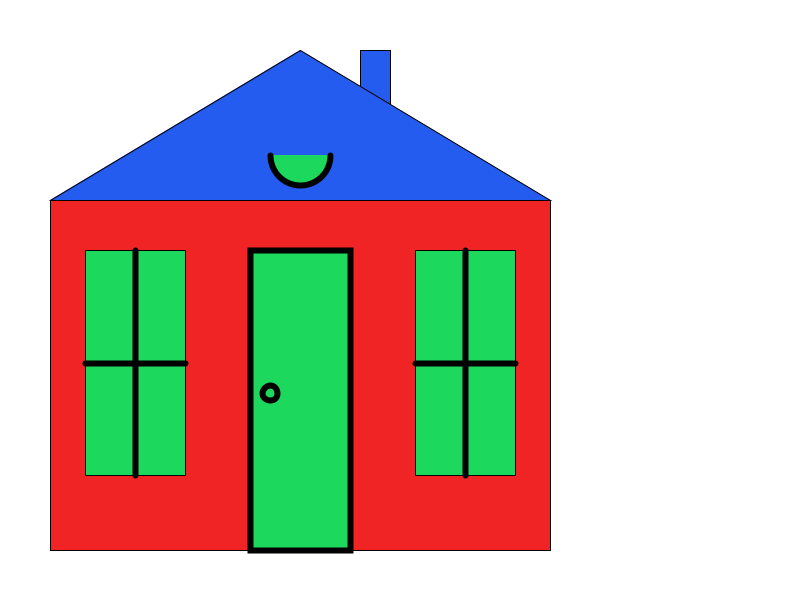
Frame 1 (no input)
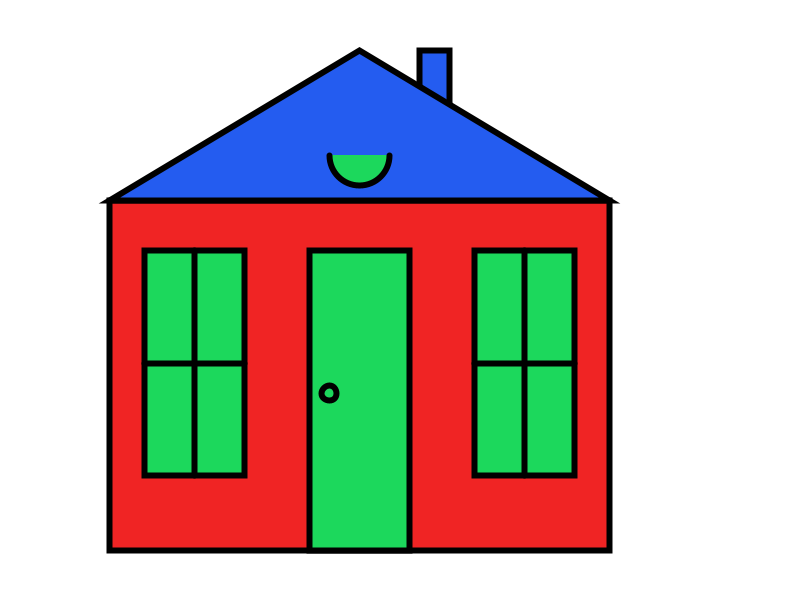
Frame 60 (the mouse pressed at the canvas centre just before this capture)
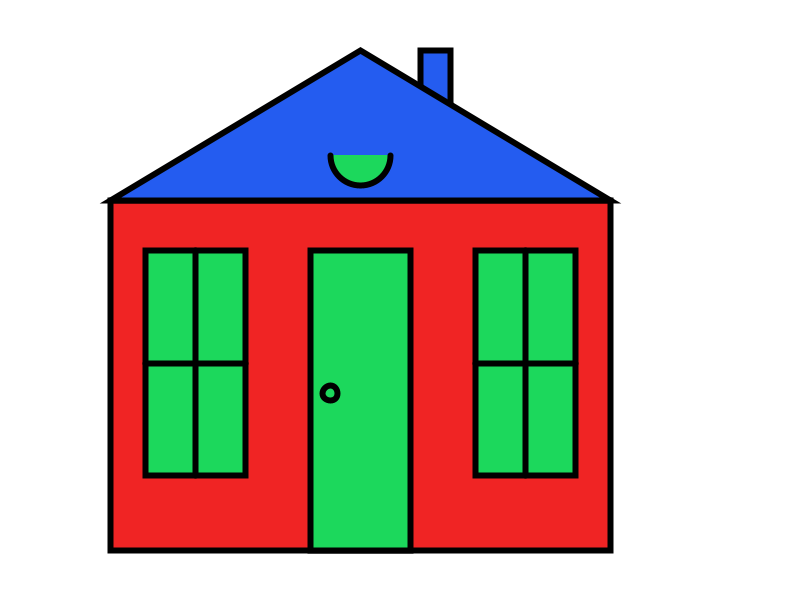
Frame 120 (the mouse held since frame 60 and released just before this capture)

The Processing sketch that drew these frames (run headless with seeded random() and noise(); from frame 60 on, the mouse is pressed at the canvas centre):

// Processing sketch: sketch_161011b
// ── sketch_161011b.pde
int x = 50;
int y = 200;
int d = 1;
float R = 28;
float G = 216;
float B = 92;

void setup() {
  size(800, 600);
}
void draw() {
  background(255);
  fill(#F02424);
  rect(x, y, 500, 350);   // outside border of house
  fill(#245CF0);
  rect(x+310, y-150, 30, 100);               //chimmney
  triangle(x, y, x+250, y-150, x+500, y);   // roof
  fill(R, G, B);
  rect(x+35, y+50, 100, 225);   // outside of left window
  rect(x+365, y+50, 100, 225);  // outside of right window
  strokeWeight(6);
  line(x+35, y+163, x+135, y+163);   // horizontal line in left window
  line(x+85, y+50, x+85, y+275);  // vertical line in left window
  line(x+365, y+163, x+465, y+163);  // horizontal line in right window
  line(x+415, y+50, x+415, y+275);  // vertical line of right window
  rect(x+200, y+50, 100, 300);  // border of door
  ellipse(x+220, y+193, 15, 15); // door knob
  arc(x+250, y-45, 60, 60, 0, PI);

  if (mousePressed == false) {
    x = x + d;  // Moves the house
  }
  if (x > width-500) {
    d = d * -1;
    R = random(255);
    G = random(255);
    B = random(255);
  }
  if (x < 0) {
    d =d * -1;
    R = random(255);
    G = random(255);
    B = random(255);
  }
}
